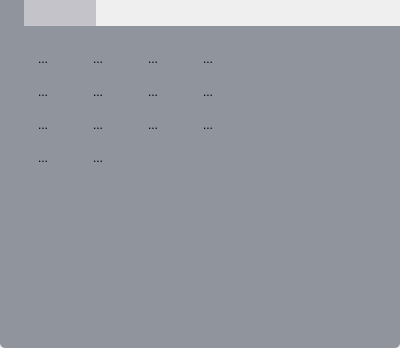
<?xml version="1.0" encoding="UTF-8"?>
<ui version="4.0">
 <class>COperationZoneLeft</class>
 <widget class="QDockWidget" name="COperationZoneLeft">
  <property name="geometry">
   <rect>
    <x>0</x>
    <y>0</y>
    <width>400</width>
    <height>348</height>
   </rect>
  </property>
  <property name="styleSheet">
   <string notr="true">
QToolButton:checked{ 
color:rgb(255,255,255);
background:rgb(255,255,255);
}

QToolButton:pressed{ 
color:rgb(255, 255, 255);
background:rgb(255,255,255);
}

QTabWidget::pane
{
	border: 1px;
	background: rgb(144,148,156);
	border-bottom-left-radius:5px;
	border-bottom-right-radius:5px;
}

QTabBar::tab:!selected
{
	color: rgb(196,195,202);
	background:rgb(196,195,202);
}

QTabBar::tab:selected
{
	color: rgb(144,148,156);
	background:rgb(144,148,156);
}</string>
  </property>
  <property name="windowTitle">
   <string/>
  </property>
  <widget class="QWidget" name="dockWidgetContents">
   <layout class="QVBoxLayout" name="verticalLayout">
    <property name="spacing">
     <number>0</number>
    </property>
    <property name="leftMargin">
     <number>0</number>
    </property>
    <property name="topMargin">
     <number>0</number>
    </property>
    <property name="rightMargin">
     <number>0</number>
    </property>
    <property name="bottomMargin">
     <number>0</number>
    </property>
    <item>
     <widget class="QTabWidget" name="tabWidget">
      <property name="minimumSize">
       <size>
        <width>63</width>
        <height>0</height>
       </size>
      </property>
      <property name="styleSheet">
       <string notr="true"/>
      </property>
      <property name="tabPosition">
       <enum>QTabWidget::North</enum>
      </property>
      <property name="tabShape">
       <enum>QTabWidget::Rounded</enum>
      </property>
      <property name="currentIndex">
       <number>0</number>
      </property>
      <property name="iconSize">
       <size>
        <width>31</width>
        <height>20</height>
       </size>
      </property>
      <property name="tabsClosable">
       <bool>false</bool>
      </property>
      <property name="movable">
       <bool>true</bool>
      </property>
      <property name="tabBarAutoHide">
       <bool>true</bool>
      </property>
      <widget class="QWidget" name="tab_2">
       <property name="minimumSize">
        <size>
         <width>63</width>
         <height>30</height>
        </size>
       </property>
       <attribute name="icon">
        <iconset resource="it_icons.qrc">
         <normaloff>:/it_icons/1.2.png</normaloff>:/it_icons/1.2.png</iconset>
       </attribute>
       <attribute name="title">
        <string/>
       </attribute>
       <widget class="QWidget" name="gridLayoutWidget">
        <property name="geometry">
         <rect>
          <x>0</x>
          <y>10</y>
          <width>251</width>
          <height>146</height>
         </rect>
        </property>
        <layout class="QGridLayout" name="gridLayout">
         <property name="spacing">
          <number>0</number>
         </property>
         <item row="2" column="0">
          <widget class="QToolButton" name="toolButton_9">
           <property name="text">
            <string>...</string>
           </property>
           <property name="icon">
            <iconset resource="it_icons.qrc">
             <normaloff>:/it_icons/2.9.png</normaloff>:/it_icons/2.9.png</iconset>
           </property>
           <property name="iconSize">
            <size>
             <width>30</width>
             <height>30</height>
            </size>
           </property>
           <property name="checkable">
            <bool>true</bool>
           </property>
           <property name="autoRaise">
            <bool>true</bool>
           </property>
          </widget>
         </item>
         <item row="1" column="7">
          <widget class="QToolButton" name="toolButton_10">
           <property name="text">
            <string>...</string>
           </property>
           <property name="icon">
            <iconset resource="it_icons.qrc">
             <normaloff>:/it_icons/2.8.png</normaloff>:/it_icons/2.8.png</iconset>
           </property>
           <property name="iconSize">
            <size>
             <width>30</width>
             <height>30</height>
            </size>
           </property>
           <property name="checkable">
            <bool>true</bool>
           </property>
           <property name="autoRaise">
            <bool>true</bool>
           </property>
          </widget>
         </item>
         <item row="0" column="1">
          <widget class="QToolButton" name="toolButton_8">
           <property name="text">
            <string>...</string>
           </property>
           <property name="icon">
            <iconset resource="it_icons.qrc">
             <normaloff>:/it_icons/2.2.png</normaloff>:/it_icons/2.2.png</iconset>
           </property>
           <property name="iconSize">
            <size>
             <width>30</width>
             <height>30</height>
            </size>
           </property>
           <property name="checkable">
            <bool>true</bool>
           </property>
           <property name="autoRaise">
            <bool>true</bool>
           </property>
          </widget>
         </item>
         <item row="0" column="2">
          <widget class="QToolButton" name="toolButton_7">
           <property name="text">
            <string>...</string>
           </property>
           <property name="icon">
            <iconset resource="it_icons.qrc">
             <normaloff>:/it_icons/2.3.png</normaloff>:/it_icons/2.3.png</iconset>
           </property>
           <property name="iconSize">
            <size>
             <width>30</width>
             <height>30</height>
            </size>
           </property>
           <property name="checkable">
            <bool>true</bool>
           </property>
           <property name="autoRaise">
            <bool>true</bool>
           </property>
          </widget>
         </item>
         <item row="0" column="7">
          <widget class="QToolButton" name="toolButton_5">
           <property name="text">
            <string>...</string>
           </property>
           <property name="icon">
            <iconset resource="it_icons.qrc">
             <normaloff>:/it_icons/2.4.png</normaloff>:/it_icons/2.4.png</iconset>
           </property>
           <property name="iconSize">
            <size>
             <width>30</width>
             <height>30</height>
            </size>
           </property>
           <property name="checkable">
            <bool>true</bool>
           </property>
           <property name="autoRaise">
            <bool>true</bool>
           </property>
          </widget>
         </item>
         <item row="0" column="0">
          <widget class="QToolButton" name="toolButton">
           <property name="text">
            <string>...</string>
           </property>
           <property name="icon">
            <iconset resource="it_icons.qrc">
             <normaloff>:/it_icons/2.1.png</normaloff>:/it_icons/2.1.png</iconset>
           </property>
           <property name="iconSize">
            <size>
             <width>30</width>
             <height>30</height>
            </size>
           </property>
           <property name="checkable">
            <bool>true</bool>
           </property>
           <property name="autoRaise">
            <bool>true</bool>
           </property>
          </widget>
         </item>
         <item row="1" column="0">
          <widget class="QToolButton" name="toolButton_4">
           <property name="text">
            <string>...</string>
           </property>
           <property name="icon">
            <iconset resource="it_icons.qrc">
             <normaloff>:/it_icons/2.5.png</normaloff>:/it_icons/2.5.png</iconset>
           </property>
           <property name="iconSize">
            <size>
             <width>30</width>
             <height>30</height>
            </size>
           </property>
           <property name="checkable">
            <bool>true</bool>
           </property>
           <property name="autoRaise">
            <bool>true</bool>
           </property>
          </widget>
         </item>
         <item row="1" column="2">
          <widget class="QToolButton" name="toolButton_3">
           <property name="text">
            <string>...</string>
           </property>
           <property name="icon">
            <iconset resource="it_icons.qrc">
             <normaloff>:/it_icons/2.7.png</normaloff>:/it_icons/2.7.png</iconset>
           </property>
           <property name="iconSize">
            <size>
             <width>30</width>
             <height>30</height>
            </size>
           </property>
           <property name="checkable">
            <bool>true</bool>
           </property>
           <property name="autoRaise">
            <bool>true</bool>
           </property>
          </widget>
         </item>
         <item row="2" column="1">
          <widget class="QToolButton" name="toolButton_6">
           <property name="text">
            <string>...</string>
           </property>
           <property name="icon">
            <iconset resource="it_icons.qrc">
             <normaloff>:/it_icons/2.10.png</normaloff>:/it_icons/2.10.png</iconset>
           </property>
           <property name="iconSize">
            <size>
             <width>30</width>
             <height>30</height>
            </size>
           </property>
           <property name="checkable">
            <bool>true</bool>
           </property>
           <property name="autoRaise">
            <bool>true</bool>
           </property>
          </widget>
         </item>
         <item row="1" column="1">
          <widget class="QToolButton" name="toolButton_2">
           <property name="text">
            <string>...</string>
           </property>
           <property name="icon">
            <iconset resource="it_icons.qrc">
             <normaloff>:/it_icons/2.6.png</normaloff>:/it_icons/2.6.png</iconset>
           </property>
           <property name="iconSize">
            <size>
             <width>30</width>
             <height>30</height>
            </size>
           </property>
           <property name="checkable">
            <bool>true</bool>
           </property>
           <property name="checked">
            <bool>false</bool>
           </property>
           <property name="autoRaise">
            <bool>true</bool>
           </property>
          </widget>
         </item>
         <item row="2" column="7">
          <widget class="QToolButton" name="toolButton_12">
           <property name="text">
            <string>...</string>
           </property>
           <property name="icon">
            <iconset resource="it_icons.qrc">
             <normaloff>:/it_icons/2.12.png</normaloff>:/it_icons/2.12.png</iconset>
           </property>
           <property name="iconSize">
            <size>
             <width>30</width>
             <height>30</height>
            </size>
           </property>
           <property name="checkable">
            <bool>true</bool>
           </property>
           <property name="autoRaise">
            <bool>true</bool>
           </property>
          </widget>
         </item>
         <item row="2" column="2">
          <widget class="QToolButton" name="toolButton_11">
           <property name="text">
            <string>...</string>
           </property>
           <property name="icon">
            <iconset resource="it_icons.qrc">
             <normaloff>:/it_icons/2.11.png</normaloff>:/it_icons/2.11.png</iconset>
           </property>
           <property name="iconSize">
            <size>
             <width>30</width>
             <height>30</height>
            </size>
           </property>
           <property name="checkable">
            <bool>true</bool>
           </property>
           <property name="autoRaise">
            <bool>true</bool>
           </property>
          </widget>
         </item>
         <item row="3" column="0">
          <widget class="QToolButton" name="toolButton_13">
           <property name="text">
            <string>...</string>
           </property>
           <property name="icon">
            <iconset resource="it_icons.qrc">
             <normaloff>:/it_icons/2.13.png</normaloff>:/it_icons/2.13.png</iconset>
           </property>
           <property name="iconSize">
            <size>
             <width>30</width>
             <height>30</height>
            </size>
           </property>
           <property name="checkable">
            <bool>true</bool>
           </property>
           <property name="autoRaise">
            <bool>true</bool>
           </property>
          </widget>
         </item>
         <item row="3" column="1">
          <widget class="QToolButton" name="toolButton_14">
           <property name="text">
            <string>...</string>
           </property>
           <property name="icon">
            <iconset resource="it_icons.qrc">
             <normaloff>:/it_icons/2.14.png</normaloff>:/it_icons/2.14.png</iconset>
           </property>
           <property name="iconSize">
            <size>
             <width>30</width>
             <height>30</height>
            </size>
           </property>
           <property name="checkable">
            <bool>true</bool>
           </property>
           <property name="autoRaise">
            <bool>true</bool>
           </property>
          </widget>
         </item>
        </layout>
       </widget>
      </widget>
      <widget class="QWidget" name="tab_4">
       <attribute name="icon">
        <iconset resource="it_icons.qrc">
         <normaloff>:/it_icons/1.3.png</normaloff>:/it_icons/1.3.png</iconset>
       </attribute>
       <attribute name="title">
        <string/>
       </attribute>
      </widget>
      <widget class="QWidget" name="tab_3">
       <attribute name="icon">
        <iconset resource="it_icons.qrc">
         <normaloff>:/it_icons/1.4.png</normaloff>:/it_icons/1.4.png</iconset>
       </attribute>
       <attribute name="title">
        <string/>
       </attribute>
      </widget>
      <widget class="QWidget" name="tab">
       <attribute name="icon">
        <iconset resource="it_icons.qrc">
         <normaloff>:/it_icons/1.1.png</normaloff>:/it_icons/1.1.png</iconset>
       </attribute>
       <attribute name="title">
        <string/>
       </attribute>
      </widget>
     </widget>
    </item>
   </layout>
  </widget>
 </widget>
 <resources>
  <include location="it_icons.qrc"/>
 </resources>
 <connections/>
</ui>
